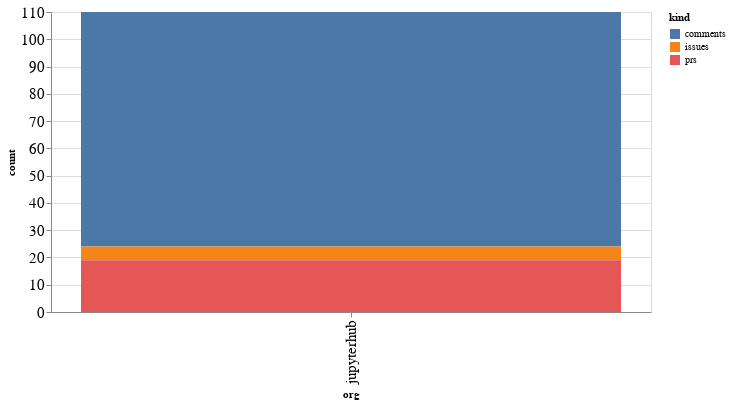

Notebook code for this chart:
### Code cell
alt.Chart(org_summaries, width=600).mark_bar().encode(
    x='org',
    y='count',
    color='kind',
    tooltip="org"
)

### Figure 1 — Vega-Lite specification as saved in the notebook (floating-point values rounded to 4 significant figures)
{"config": {"axisLeft": {"labelFontSize": 15}, "axisBottom": {"labelFontSize": 15}}, "data": {"name": "data-0c2914d776d65e8998e8d998c3b59cfe"}, "mark": "bar", "encoding": {"color": {"type": "nominal", "field": "kind"}, "tooltip": {"type": "nominal", "field": "org"}, "x": {"type": "nominal", "field": "org"}, "y": {"type": "quantitative", "field": "count"}}, "width": 600, "$schema": "https://vega.github.io/schema/vega-lite/v4.8.1.json", "datasets": {"data-0c2914d776d65e8998e8d998c3b59cfe": [{"org": "jupyterhub", "kind": "comments", "count": 86}, {"org": "jupyterhub", "kind": "issues", "count": 5}, {"org": "jupyterhub", "kind": "prs", "count": 19}]}}
